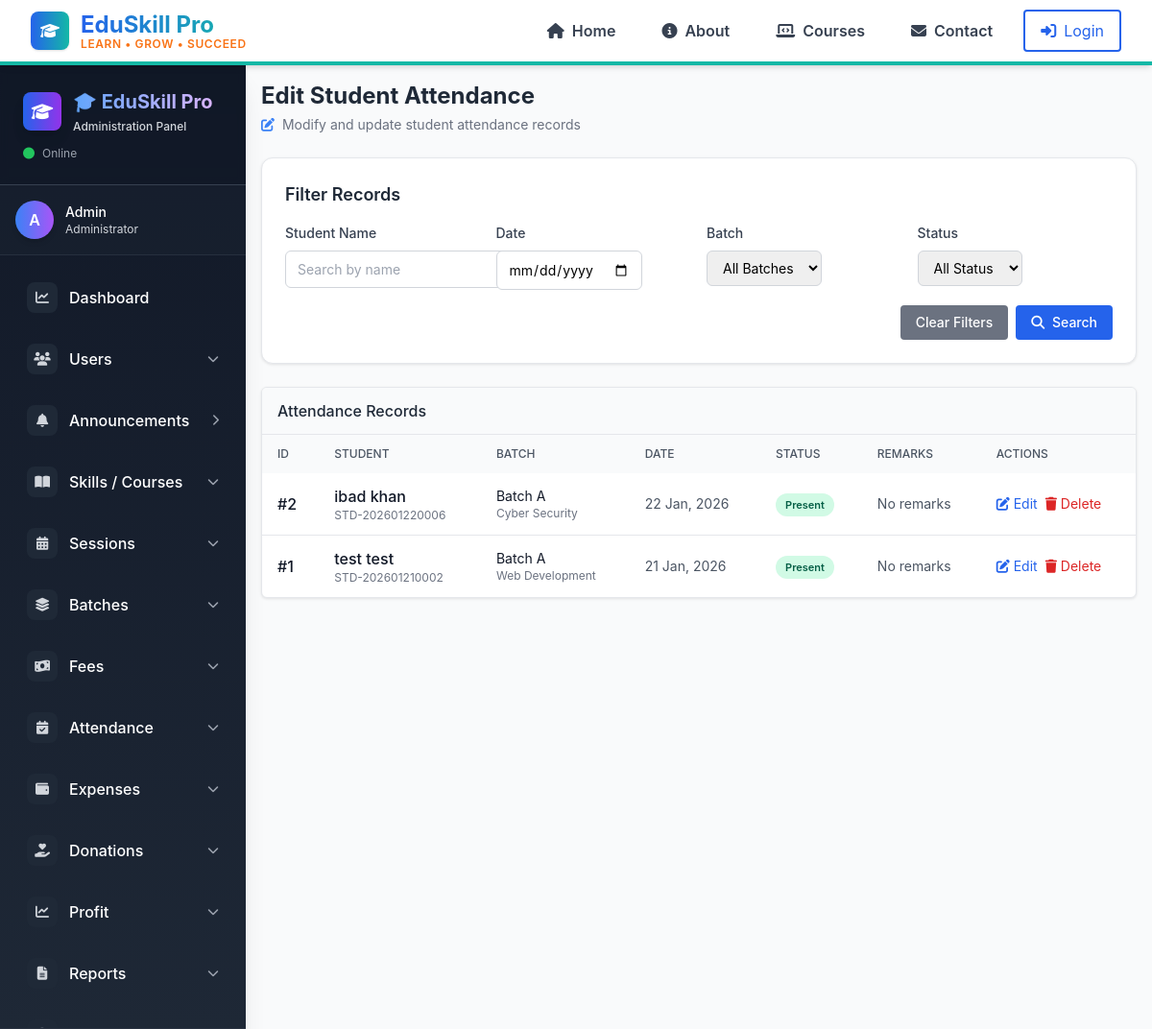
Page /admin/attendance/edit_student_attendance.php on the committed database.
### tables this page shows
CREATE TABLE `student_attendance` (
  `id` int(11) NOT NULL,
  `enrollment_id` int(11) DEFAULT NULL,
  `student_id` int(11) DEFAULT NULL,
  `skill_id` int(11) DEFAULT NULL,
  `session_id` int(11) DEFAULT NULL,
  `batch_id` int(11) DEFAULT NULL,
  `attendance_date` date DEFAULT NULL,
  `attendance_status` varchar(20) NOT NULL DEFAULT 'present',
  `attendance_percentage` decimal(5,2) DEFAULT NULL,
  `marked_by` int(11) DEFAULT NULL,
  `remarks` text DEFAULT NULL,
  `status` varchar(50) DEFAULT NULL,
  `created_at` datetime DEFAULT NULL,
  `updated_at` datetime DEFAULT NULL
);

CREATE TABLE `students` (
  `id` int(11) NOT NULL,
  `user_id` int(11) DEFAULT NULL,
  `student_code` varchar(50) DEFAULT NULL,
  `name` varchar(255) DEFAULT NULL,
  `father_name` varchar(255) DEFAULT NULL,
  `gender` varchar(20) DEFAULT NULL,
  `dob` date DEFAULT NULL,
  `phone` varchar(50) DEFAULT NULL,
  `address` text DEFAULT NULL,
  `status` varchar(50) DEFAULT NULL,
  `created_at` datetime DEFAULT NULL,
  `updated_at` datetime DEFAULT NULL
);

CREATE TABLE `batches` (
  `id` int(11) NOT NULL,
  `skill_id` int(11) DEFAULT NULL,
  `session_id` int(11) DEFAULT NULL,
  `batch_name` varchar(255) DEFAULT NULL,
  `start_time` time DEFAULT NULL,
  `end_time` time DEFAULT NULL,
  `max_students` int(11) DEFAULT NULL,
  `status` varchar(50) DEFAULT NULL,
  `created_at` timestamp NOT NULL DEFAULT current_timestamp(),
  `updated_at` timestamp NOT NULL DEFAULT current_timestamp() ON UPDATE current_timestamp()
);

CREATE TABLE `skills` (
  `id` int(11) NOT NULL,
  `skill_name` varchar(255) DEFAULT NULL,
  `duration_months` int(11) DEFAULT NULL,
  `level` varchar(50) DEFAULT NULL,
  `description` text DEFAULT NULL,
  `has_syllabus` tinyint(1) DEFAULT NULL,
  `has_practice` tinyint(1) DEFAULT NULL,
  `status` varchar(50) DEFAULT NULL,
  `created_at` datetime DEFAULT NULL,
  `updated_at` datetime DEFAULT NULL
);

### admin/attendance/edit_student_attendance.php (the view, shortened to what this page needs)
<?php
require_once __DIR__ . '/../../config/db.php';
$where_conditions = ["sa.status='active'"];
$where_clause = !empty($where_conditions) ? 'WHERE ' . implode(' AND ', $where_conditions) : '';
$attendance_query = "
    SELECT sa.*, s.name as student_name, s.student_code, sk.skill_name, se.session_name, b.batch_name
    FROM student_attendance sa
    JOIN students s ON sa.student_id = s.id
    JOIN skills sk ON sa.skill_id = sk.id
    JOIN sessions se ON sa.session_id = se.id
    JOIN batches b ON sa.batch_id = b.id
    $where_clause
    ORDER BY sa.attendance_date DESC, s.name
    LIMIT 100
";
$attendance_result = mysqli_query($conn, $attendance_query);
?>
<!DOCTYPE html>
<html lang="en">
<head>
    <script src="https://cdn.tailwindcss.com"></script>
    <link rel="stylesheet" href="https://cdnjs.cloudflare.com/ajax/libs/font-awesome/6.5.0/css/all.min.css">
</head>
<body class="bg-gray-50 min-h-screen">
    <?php include __DIR__ . '/../../includes/navbar.php'; ?>
    <div class="flex">
         <?php include __DIR__ . '/../includes/sidebar.php'; ?>
        <main class="flex-1 p-4">
            <div class="flex justify-between items-center mb-6">
                <div>
                    <h1 class="text-2xl font-bold text-gray-800">Edit Student Attendance</h1>
                    <p class="text-gray-500 text-sm mt-1">
                        <i class="fas fa-edit text-blue-500 mr-1"></i>
                        Modify and update student attendance records
                    </p>
                </div>
            </div>
            <div class="form-container mb-6">
                <h3 class="text-lg font-semibold text-gray-800 mb-4">Filter Records</h3>
                <form method="GET" class="grid grid-cols-1 md:grid-cols-4 gap-4">
                    <div>
                        <label class="block text-sm font-medium text-gray-700 mb-2">Student Name</label>
                        <input type="text"
                            name="student_name"
                            class="search-box"
                            placeholder="Search by name"
                            value="<?= htmlspecialchars($_GET['student_name'] ?? '') ?>">
                    </div>
                    <div>
                        <label class="block text-sm font-medium text-gray-700 mb-2">Date</label>
                        <input type="date"
                            name="attendance_date"
                            class="search-box"
                            value="<?= htmlspecialchars($_GET['attendance_date'] ?? '') ?>">
                    </div>
                    <div>
                        <label class="block text-sm font-medium text-gray-700 mb-2">Batch</label>
                        <select name="batch_id" class="search-box">
                            <option value="">All Batches</option>
                        </select>
                    </div>
                    <div>
                        <label class="block text-sm font-medium text-gray-700 mb-2">Status</label>
                        <select name="attendance_status" class="search-box">
                            <option value="">All Status</option>
                        </select>
                    </div>
                    <div class="md:col-span-4 flex justify-end gap-2">
                        <a href="edit_student_attendance.php" class="bg-gray-500 hover:bg-gray-600 text-white px-4 py-2 rounded text-sm font-medium">
                            Clear Filters
                        </a>
                        <button type="submit" class="bg-blue-600 hover:bg-blue-700 text-white px-4 py-2 rounded text-sm font-medium">
                            <i class="fas fa-search mr-1"></i> Search
                        </button>
                    </div>
                </form>
            </div>
            <div class="table-container">
                <div class="px-4 py-3 border-b bg-gray-50">
                    <h3 class="font-medium text-gray-800">Attendance Records</h3>
                </div>
                <?php if (mysqli_num_rows($attendance_result) > 0): ?>
                    <div class="overflow-x-auto">
                        <table class="w-full">
                            <thead class="bg-gray-50">
                                <tr>
                                    <th class="py-3 px-4 text-left text-xs font-medium text-gray-600 uppercase">ID</th>
                                    <th class="py-3 px-4 text-left text-xs font-medium text-gray-600 uppercase">Student</th>
                                    <th class="py-3 px-4 text-left text-xs font-medium text-gray-600 uppercase">Batch</th>
                                    <th class="py-3 px-4 text-left text-xs font-medium text-gray-600 uppercase">Date</th>
                                    <th class="py-3 px-4 text-left text-xs font-medium text-gray-600 uppercase">Status</th>
                                    <th class="py-3 px-4 text-left text-xs font-medium text-gray-600 uppercase">Remarks</th>
                                    <th class="py-3 px-4 text-left text-xs font-medium text-gray-600 uppercase">Actions</th>
                                </tr>
                            </thead>
                            <tbody class="divide-y divide-gray-200">
                                <?php while ($record = mysqli_fetch_assoc($attendance_result)):
                                    $badge_class = '';
                                    switch ($record['attendance_status']) {
                                        case 'present':
                                            $badge_class = 'badge-present';
                                            break;
                                    }
                                ?>
                                    <tr>
                                        <td class="py-3 px-4">
                                            <div class="font-medium text-gray-900">#<?= $record['id'] ?></div>
                                        </td>
                                        <td class="py-3 px-4">
                                            <div class="font-medium text-gray-900"><?= htmlspecialchars($record['student_name']) ?></div>
                                            <div class="text-xs text-gray-500"><?= $record['student_code'] ?></div>
                                        </td>
                                        <td class="py-3 px-4">
                                            <div class="text-sm text-gray-900"><?= htmlspecialchars($record['batch_name']) ?></div>
                                            <div class="text-xs text-gray-500"><?= htmlspecialchars($record['skill_name']) ?></div>
                                        </td>
                                        <td class="py-3 px-4">
                                            <div class="text-sm text-gray-600"><?= date('d M, Y', strtotime($record['attendance_date'])) ?></div>
                                        </td>
                                        <td class="py-3 px-4">
                                            <span class="<?= $badge_class ?> attendance-badge">
                                                <?= ucfirst($record['attendance_status']) ?>
                                            </span>
                                        </td>
                                        <td class="py-3 px-4">
                                            <div class="text-sm text-gray-600 max-w-xs truncate">
                                                <?= htmlspecialchars($record['remarks'] ?: 'No remarks') ?>
                                            </div>
                                        </td>
                                        <td class="py-3 px-4">
                                            <div class="flex gap-2">
                                                <button onclick="openEditModal(<?= $record['id'] ?>, '<?= $record['student_name'] ?>', '<?= $record['attendance_status'] ?>', '<?= htmlspecialchars($record['remarks']) ?>')"
                                                    class="text-blue-600 hover:text-blue-800 text-sm">
                                                    <i class="fas fa-edit"></i> Edit
                                                </button>
                                                <a href="edit_student_attendance.php?delete_id=<?= $record['id'] ?>"
                                                    onclick="return confirm('Are you sure you want to delete this attendance record?')"
                                                    class="text-red-600 hover:text-red-800 text-sm">
                                                    <i class="fas fa-trash"></i> Delete
                                                </a>
                                            </div>
                                        </td>
                                    </tr>
                                <?php endwhile; ?>
                            </tbody>
                        </table>
                    </div>
                <?php endif; ?>
            </div>
        </main>
    </div>
</body>
</html>

### admin/attendance/edit_student_attendance.php (style rules this page uses)
* { font-family: 'Inter', sans-serif; }
.form-container { background: white; border-radius: 12px; padding: 24px; box-shadow: 0 1px 3px rgba(0, 0, 0, 0.1); border: 1px solid #e5e7eb; }
.table-container { background: white; border-radius: 6px; overflow: hidden; box-shadow: 0 1px 3px rgba(0, 0, 0, 0.1); border: 1px solid #e5e7eb; }
.attendance-badge { padding: 4px 10px; border-radius: 12px; font-size: 11px; font-weight: 600; display: inline-flex; align-items: center; gap: 3px; }
.badge-present { background: #d1fae5; color: #065f46; }
.search-box { padding: 8px 12px; border: 1px solid #d1d5db; border-radius: 6px; font-size: 14px; }

### rows in the picture
student_attendance: id "2", student.name "ibad khan", student.student_code "STD-202601220006", batch.batch_name "Batch A", skill.skill_name "Cyber Security", attendance_date "22 Jan, 2026", attendance_status "Present", remarks "No remarks"
student_attendance: id "1", student.name "test test", student.student_code "STD-202601210002", batch.batch_name "Batch A", skill.skill_name "Web Development", attendance_date "21 Jan, 2026", attendance_status "Present", remarks "No remarks"

### other values in the picture
substr($current_user, 0, 1) "A"
$current_user "Admin"
$current_role "Administrator"
